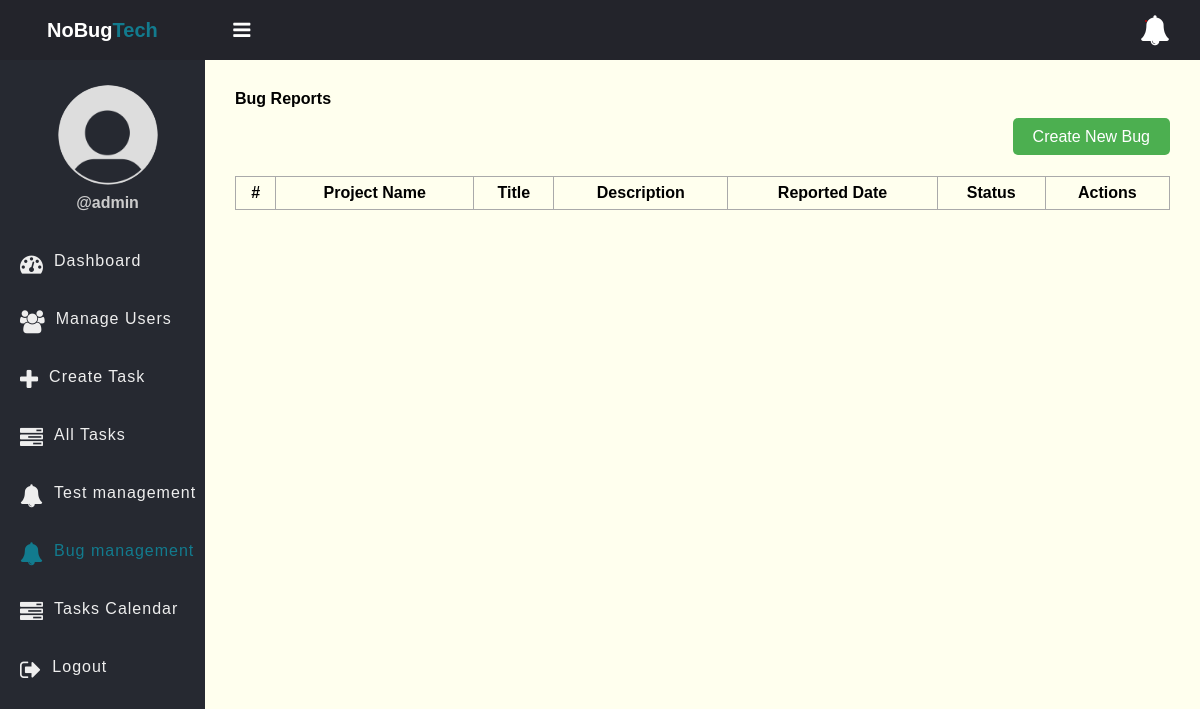
The app's page /bugs.php (signed in), older data.
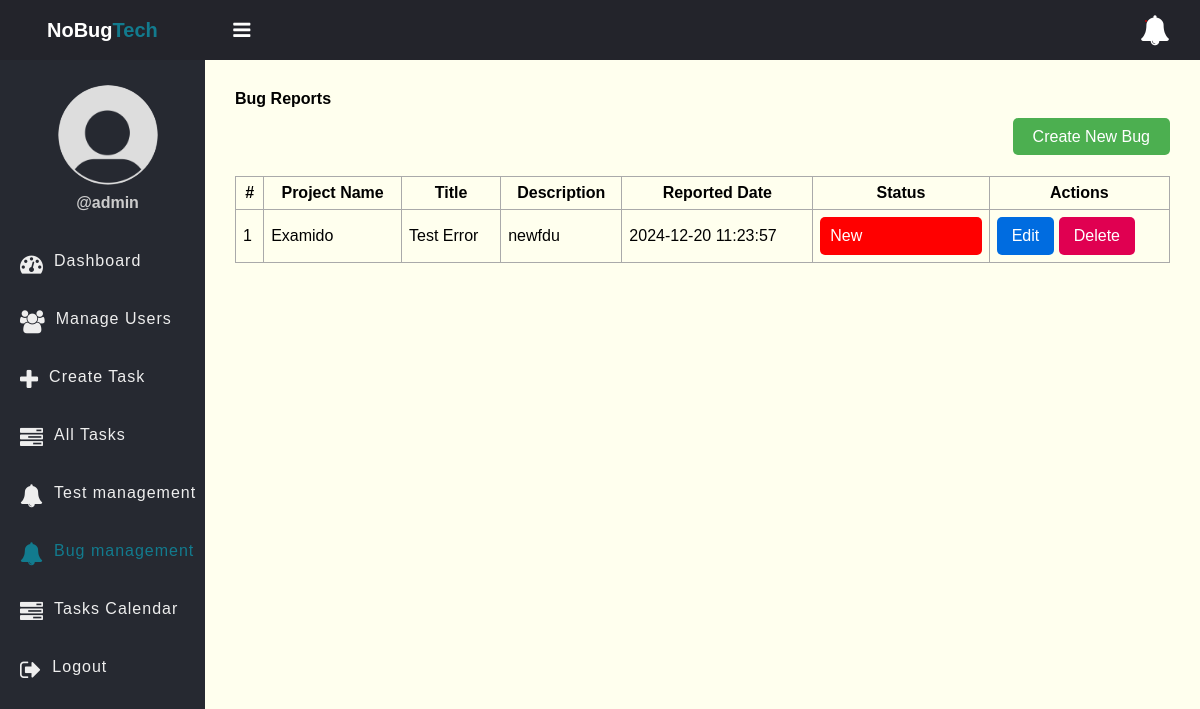
The same page, newer data.
### tables this page shows
CREATE TABLE `bug_reports` (
  `bug_id` int(11) NOT NULL,
  `tester_name` varchar(255) DEFAULT NULL,
  `ProjectID` int(11) NOT NULL,
  `bug_title` varchar(255) NOT NULL,
  `bug_description` text NOT NULL,
  `bug_url` varchar(255) DEFAULT NULL,
  `bug_status` enum('New','In Progress','Resolved','Closed') DEFAULT 'New',
  `reported_date` timestamp NOT NULL DEFAULT current_timestamp(),
  `remarks_by_tester` text DEFAULT NULL,
  `Priority` int(11) NOT NULL
);

CREATE TABLE `projects` (
  `ProjectID` int(11) NOT NULL,
  `ProjectName` varchar(2500) NOT NULL,
  `Status` int(11) NOT NULL
);

### app/Model/Bug.php (called while the page is built)
<?php
function get_all_bugs($conn)
{
    $query = "SELECT * FROM bug_reports
    INNER JOIN projects ON projects.ProjectID=bug_reports.ProjectID
    ORDER BY reported_date DESC";
    $stmt = $conn->prepare($query);
    $stmt->execute();
    $bugs = $stmt->fetchAll(PDO::FETCH_ASSOC);
    return $bugs ?: [];
}

### bugs.php (the view, shortened to what this page needs)
<?php
if (isset($_SESSION['role']) && isset($_SESSION['id'])) {
    include "DB_connection.php";
    include "app/Model/Bug.php";
    $bugs = get_all_bugs($conn);
?>
    <!DOCTYPE html>
    <html>
    <head>
        <link rel="stylesheet" href="https://stackpath.bootstrapcdn.com/font-awesome/4.7.0/css/font-awesome.min.css">
        <link rel="stylesheet" href="css/style.css?v=<?php echo time();?>">
    </head>
    <body>
        <?php include "inc/header.php" ?>
        <div class="body">
            <?php include "inc/nav.php" ?>
            <section class="section-1">
                <h4 class="title">Bug Reports</h4>
                <div class="create-bug-btn">
                    <a href="report_bug.php" class="create-btn">Create New Bug</a>
                </div>
                <?php if ($bugs != 0) { ?>
                    <table class="main-table">
                        <tr>
                            <th>#</th>
                            <th>Project Name</th>
                            <th>Title</th>
                            <th>Description</th>
                            <th>Reported Date</th>
                            <th>Status</th>
                            <th>Actions</th>
                        </tr>
                        <?php $i = 0;
                        foreach ($bugs as $bug) { ?>
                            <tr>
                                <td><?= ++$i ?></td>
                                <td><?= $bug['ProjectName'] ?></td>
                                <td><?= $bug['bug_title'] ?></td>
                                <td style='max-width:350px'><?= $bug['bug_description'] ?></td>
                                <td><?= $bug['reported_date'] ?></td>
                                <td style='max-width:250px;min-width:150px;'><div class='StatusInc <?=str_replace(" ","_",$bug['bug_status'])?>'><?= $bug['bug_status'] ?></div></td>
                                <td style='max-width:160px'>
                                    <a href="edit_bug.php?id=<?= $bug['bug_id'] ?>" class="edit-btn">Edit</a>
                                    <a href="delete_bug.php?id=<?= $bug['bug_id'] ?>" class="delete-btn">Delete</a>
                                </td>
                            </tr>
                        <?php } ?>
                    </table>
                <?php } else { ?>
                    <h3>No bugs reported yet</h3>
                <?php } ?>
            </section>
        </div>
    </body>
    </html>
<?php } else {
    $em = "First login";
    header("Location: login.php?error=$em");
    exit();
} ?>

Row changes from the older to the newer data that the page shows:
added bug_reports: ProjectID.ProjectName "Examido", bug_title "Test Error", bug_description "newfdu", reported_date "2024-12-20 11:23:57", bug_status "New"
